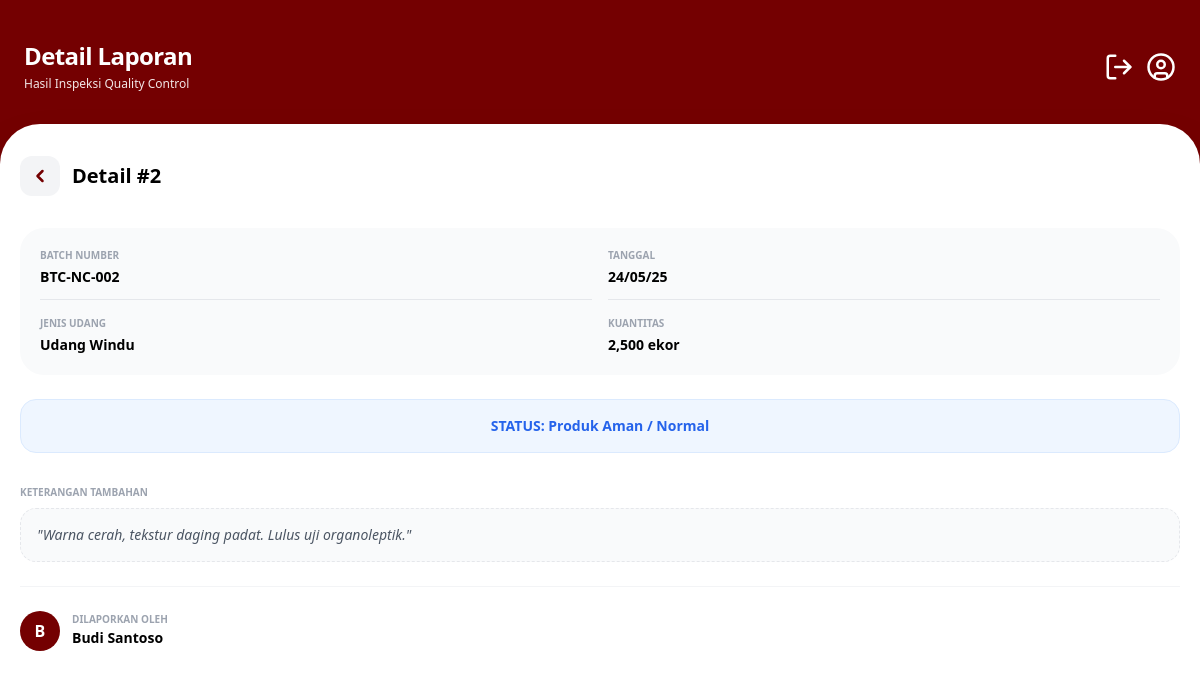
The app's page /detail_laporan.php?id=2 with its own data.
### tables this page shows
CREATE TABLE `laporannoncacat` (
  `id` int(11) NOT NULL,
  `id_user` int(11) NOT NULL,
  `batch_number` varchar(50) NOT NULL,
  `jenis_udang` varchar(50) NOT NULL,
  `tanggal` date NOT NULL,
  `kuantitas` int(11) NOT NULL,
  `deskripsi` text DEFAULT NULL,
  `created_at` timestamp NOT NULL DEFAULT current_timestamp()
);

CREATE TABLE `users` (
  `id` int(11) NOT NULL,
  `nip` varchar(20) NOT NULL,
  `password` varchar(255) NOT NULL,
  `nama_lengkap` varchar(100) NOT NULL,
  `jabatan` enum('admin','staff','kepala','manajer','supervisor') NOT NULL,
  `email` varchar(100) NOT NULL,
  `no_telp` varchar(20) NOT NULL,
  `alamat` text NOT NULL
);

### detail_laporan.php (the view, shortened to what this page needs)
<?php
include 'auth.php';
$id = mysqli_real_escape_string($conn, $_GET['id']);
$type = mysqli_real_escape_string($conn, $_GET['type']);
$role = $_SESSION['jabatan'];
if ($type === 'cacat') {
    $query = "SELECT l.*, u.nama_lengkap as staff FROM laporancacat l
              JOIN users u ON l.id_user = u.id WHERE l.id = '$id'";
} else {
    $query = "SELECT l.*, u.nama_lengkap as staff FROM laporannoncacat l
              JOIN users u ON l.id_user = u.id WHERE l.id = '$id'";
}
$result = mysqli_query($conn, $query);
$data = mysqli_fetch_assoc($result);
?>
<!DOCTYPE html>
<html lang="id">
<head>
    <?php include 'ui_config.php'; ?>
</head>
<body class="bg-utama font-sans antialiased">
    <?php include 'header.php'; ?>
    <main class="bg-white rounded-t-[40px] mt-4 min-h-screen px-5 pt-8 pb-24 shadow-2xl relative">
        <div class="flex items-center justify-between mb-8">
            <div class="flex items-center gap-3">
                <a href="<?= $role === 'kepala' ? 'dashboard_kepala_qc.php' : 'dashboard_staff_qc.php' ?>" class="bg-gray-100 text-utama w-10 h-10 rounded-xl flex items-center justify-center active:scale-90 transition-all">
                    <svg xmlns="http://www.w3.org/2000/svg" width="20" height="20" viewBox="0 0 24 24" fill="none" stroke="currentColor" stroke-width="3" stroke-linecap="round" stroke-linejoin="round">
                        <path d="m15 18-6-6 6-6" />
                    </svg>
                </a>
                <h2 class="text-xl font-bold text-black">Detail #<?= $data['id'] ?></h2>
            </div>
        </div>
        <div class="space-y-6">
            <div class="grid grid-cols-2 gap-4 bg-gray-50 p-5 rounded-3xl">
                <div class="border-b border-gray-200 pb-3">
                    <p class="text-[10px] text-gray-400 font-bold uppercase mb-1">Batch Number</p>
                    <p class="text-sm font-bold text-black"><?= $data['batch_number'] ?></p>
                </div>
                <div class="border-b border-gray-200 pb-3">
                    <p class="text-[10px] text-gray-400 font-bold uppercase mb-1">Tanggal</p>
                    <p class="text-sm font-bold text-black"><?= date('d/m/y', strtotime($data['tanggal'])) ?></p>
                </div>
                <div class="border-b border-gray-200 sm:border-0 pb-3 sm:pb-0">
                    <p class="text-[10px] text-gray-400 font-bold uppercase mb-1">Jenis Udang</p>
                    <p class="text-sm font-bold text-black"><?= $data['jenis_udang'] ?></p>
                </div>
                <div>
                    <p class="text-[10px] text-gray-400 font-bold uppercase mb-1">Kuantitas</p>
                    <p class="text-sm font-bold text-black"><?= number_format($data['kuantitas']) ?> ekor</p>
                </div>
            </div>
            <?php if ($type === 'cacat'): ?>
                <div class="flex flex-col gap-3">
                    <div class="bg-red-50 border-l-4 border-red-500 p-4 rounded-2xl">
                        <p class="text-[10px] text-red-400 font-bold uppercase">Tingkat Keparahan</p>
                        <p class="text-md font-bold text-red-800"><?= $data['tingkat_keparahan'] ?? $data['keparahan'] ?></p>
                    </div>
                </div>
                <div class="pt-2">
                    <h3 class="text-[10px] font-bold text-gray-400 uppercase mb-2">Deskripsi Temuan</h3>
                    <div class="bg-gray-50 p-4 rounded-2xl border border-dashed border-gray-200">
                        <p class="text-sm text-gray-600 italic">"<?= $data['deskripsi'] ?: 'Tidak ada catatan.' ?>"</p>
                    </div>
                </div>
                <div class="mt-4 pt-6 border-t-2 border-gray-100">
                    <h3 class="text-sm font-bold text-black mb-4 flex items-center gap-2">
                        <svg xmlns="http://www.w3.org/2000/svg" width="18" height="18" viewBox="0 0 24 24" fill="none" stroke="currentColor" stroke-width="2" stroke-linecap="round" stroke-linejoin="round" class="text-utama">
                            <path d="M11 4H4a2 2 0 0 0-2 2v14a2 2 0 0 0 2 2h14a2 2 0 0 0 2-2v-7" />
                            <path d="M18.5 2.5a2.121 2.121 0 0 1 3 3L12 15l-4 1 1-4 9.5-9.5z" />
                        </svg>
                        Tinjauan Kepala QC
                    </h3>
                    <?php if ($role === 'kepala'): ?>
                        <form action="" method="POST" class="space-y-4">
                            <input type="hidden" name="proses_laporan" value="1">
                            <div>
                                <label class="text-[10px] font-bold text-gray-400 uppercase ml-2">Keputusan Status</label>
                                <div class="grid grid-cols-2 gap-3 mt-1">
                                    <label class="cursor-pointer">
                                        <input type="radio" name="status" value="diterima" class="peer hidden" <?= $data['status'] == 'diterima' ? 'checked' : '' ?> required>
                                        <div class="text-center p-3 rounded-2xl border-2 border-gray-100 peer-checked:border-green-500 peer-checked:bg-green-50 text-gray-400 peer-checked:text-green-600 font-bold text-sm transition-all">Terima</div>
                                    </label>
                                    <label class="cursor-pointer">
                                        <input type="radio" name="status" value="ditolak" class="peer hidden" <?= $data['status'] == 'ditolak' ? 'checked' : '' ?> required>
                                        <div class="text-center p-3 rounded-2xl border-2 border-gray-100 peer-checked:border-red-500 peer-checked:bg-red-50 text-gray-400 peer-checked:text-red-600 font-bold text-sm transition-all">Tolak</div>
                                    </label>
                                </div>
                            </div>
                            <div>
                                <label class="text-[10px] font-bold text-gray-400 uppercase ml-2">Catatan/Instruksi Kepala</label>
                                <textarea name="catatan_kepala" rows="3" class="w-full mt-1 p-4 bg-gray-50 border border-gray-200 rounded-2xl text-sm focus:outline-none focus:border-utama transition-all" placeholder="Tulis instruksi..."><?= $data['catatan_kepala'] ?></textarea>
                            </div>
                            <button type="submit" class="w-full bg-utama text-white font-bold py-4 rounded-2xl shadow-lg active:scale-95 transition-all">Simpan Keputusan</button>
                        </form>
                    <?php else: ?>
                        <div class="space-y-4">
                            <div class="bg-gray-50 p-4 rounded-2xl border border-gray-100">
                                <p class="text-[10px] text-gray-400 font-bold uppercase mb-1">Status Akhir</p>
                                <p class="text-sm font-bold <?= $data['status'] == 'diterima' ? 'text-green-600' : 'text-red-600' ?>">
                                    <?= strtoupper($data['status']) ?>
                                </p>
                            </div>
                            <div class="bg-gray-50 p-4 rounded-2xl border border-gray-100">
                                <p class="text-[10px] text-gray-400 font-bold uppercase mb-1">Instruksi Kepala</p>
                                <p class="text-sm text-gray-700 font-medium"><?= $data['catatan_kepala'] ?: 'Belum ada catatan dari kepala.' ?></p>
                            </div>
                        </div>
                    <?php endif; ?>
                </div>
            <?php else: ?>
                <div class="bg-blue-50 p-4 rounded-2xl text-center border border-blue-100">
                    <p class="text-sm font-bold text-blue-600">STATUS: Produk Aman / Normal</p>
                </div>
                <div class="pt-2">
                    <h3 class="text-[10px] font-bold text-gray-400 uppercase mb-2">Keterangan Tambahan</h3>
                    <div class="bg-gray-50 p-4 rounded-2xl border border-dashed border-gray-200">
                        <p class="text-sm text-gray-600 italic">"<?= $data['deskripsi'] ?: 'Laporan pemeriksaan rutin, kualitas produk sesuai standar.' ?>"</p>
                    </div>
                </div>
            <?php endif; ?>
            <div class="mt-8 pt-6 border-t border-gray-100 flex items-center gap-3">
                <div class="w-10 h-10 bg-utama text-white flex items-center justify-center rounded-full font-bold">
                    <?= substr($data['staff'], 0, 1) ?>
                </div>
                <div>
                    <p class="text-[10px] text-gray-400 font-bold uppercase leading-none mb-1">Dilaporkan Oleh</p>
                    <p class="text-sm font-bold text-black"><?= $data['staff'] ?></p>
                </div>
            </div>
        </div>
    </main>
</body>
</html>

### style/color.css (style rules this page uses)
:root { --color-primary: #740001; --color-primary-dark: #4a0000; --color-background: #EDF3F6; --color-white: #FFFFFF; --color-black: #000000; --color-accent: #3385FF; --color-success: #00b894; --color-warning: #f1c40f; --color-danger: #cc0000; }
body { background-color: var(--color-primary); color: var(--color-black); }
.bg-utama { background-color: var(--color-primary); }
.text-utama { color: var(--color-primary); }

### records on screen
laporannoncacat: id "2", batch_number "BTC-NC-002", tanggal "24/05/25", jenis_udang "Udang Windu", kuantitas "2,500", deskripsi "Warna cerah, tekstur daging padat. Lulus uji organoleptik.", id_user.nama_lengkap "B", id_user.nama_lengkap "Budi Santoso"

### other values on screen
$title "Detail Laporan"
$subtitle "Hasil Inspeksi Quality Control"
